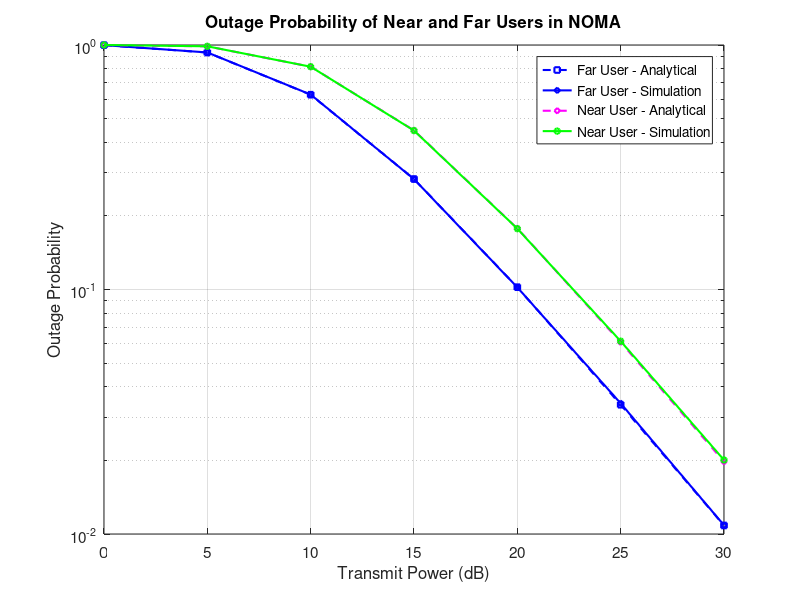

Here is the MATLAB script that generated this plot:
  clc;
clear;
close all;

% System Configuration
N = 1e5;
snr_dB = 0:5:30;
snr_lin = 10.^(snr_dB / 10);

noisePower = 1;

% Power allocation
a_f = 0.85;               % Power to far user
a_n = 1 - a_f;        % Power to near user

% SNR decoding thresholds
threshold_far = 2;
threshold_near = 1;

% Uplink transmit powers
P_uf = 1;
P_un = 1;

% Channel variances
% For Far User
gain_SDf = 1;
gain_UfDf = 1;
gain_UnDf = 1;

% For Near User
gain_SDn = 1;
gain_UfDn = 1;
gain_UnDn = 1;

% Result arrays
outage_far_sim = zeros(size(snr_lin));
outage_far_theory = zeros(size(snr_lin));
outage_near_sim = zeros(size(snr_lin));
outage_near_theory = zeros(size(snr_lin));

% 2) Main SNR Loop 

for idx = 1:length(snr_lin)

    P_bs = snr_lin(idx);
    gamma_bs = P_bs / noisePower;
    gamma_Uf = P_uf / noisePower;
    gamma_Un = P_un / noisePower;

    % Far User
    h1 = sqrt(gain_SDf/2) * (randn(N,1) + 1j*randn(N,1));
    h2 = sqrt(gain_UfDf/2) * (randn(N,1) + 1j*randn(N,1));
    h3 = sqrt(gain_UnDf/2) * (randn(N,1) + 1j*randn(N,1));

    g1 = abs(h1).^2;
    g2 = abs(h2).^2;
    g3 = abs(h3).^2;

    SINR_far = (a_f * gamma_bs .* g1) ./ (a_n * gamma_bs .* g1 + gamma_Uf * g2 + gamma_Un * g3 + 1);
    outage_far_sim(idx) = mean(SINR_far < threshold_far);

    theta_f = threshold_far / ((a_f - threshold_far * a_n) * gamma_bs);
    t1 = gain_SDf + gain_UfDf * gamma_Uf * theta_f;
    t2 = gain_SDf + gain_UnDf * gamma_Un * theta_f;
    outage_far_theory(idx) = 1 - (gain_SDf^2 / (t1 * t2)) * exp(-theta_f / gain_SDf);

    % Near User 
    h4 = sqrt(gain_SDn/2) * (randn(N,1) + 1j*randn(N,1));
    h5 = sqrt(gain_UfDn/2) * (randn(N,1) + 1j*randn(N,1));
    h6 = sqrt(gain_UnDn/2) * (randn(N,1) + 1j*randn(N,1));

    g4 = abs(h4).^2;
    g5 = abs(h5).^2;
    g6 = abs(h6).^2;

    SINR_decode_xf = (a_f * gamma_bs .* g4) ./ (a_n * gamma_bs .* g4 + gamma_Uf * g5 + gamma_Un * g6 + 1);
    SINR_decode_xn = (a_n * gamma_bs .* g4) ./ (gamma_Uf * g5 + gamma_Un * g6 + 1);

    outage_near_sim(idx) = mean((SINR_decode_xf < threshold_far) | (SINR_decode_xn < threshold_near));

    theta1 = threshold_far / (gamma_bs * (a_f - threshold_far * a_n));
    theta2 = threshold_near / (gamma_bs * a_n);
    theta_n = max(theta1, theta2);

    t1_near = gain_SDn + gain_UfDn * gamma_Uf * theta_n;
    t2_near = gain_SDn + gain_UnDn * gamma_Un * theta_n;

    outage_near_theory(idx) = 1 - (gain_SDn^2 / (t1_near * t2_near)) * exp(-theta_n / gain_SDn);
end

% Plotting =
figure;

% Far user
semilogy(snr_dB, outage_far_theory, 'bs--', 'LineWidth', 1.5, 'MarkerSize', 4); hold on;
semilogy(snr_dB, outage_far_sim, 'bd-', 'LineWidth', 1.5, 'MarkerSize', 4);

% Near user
semilogy(snr_dB, outage_near_theory, 'md--', 'LineWidth', 1.5, 'MarkerSize', 4);
semilogy(snr_dB, outage_near_sim, 'go-', 'LineWidth', 1.5, 'MarkerSize', 4);

grid on;
xlabel('Transmit Power (dB)');
ylabel('Outage Probability');
title('Outage Probability of Near and Far Users in NOMA', 'FontSize', 14, 'FontWeight', 'bold');
legend({'Far User - Analytical', 'Far User - Simulation', ...
        'Near User - Analytical', 'Near User - Simulation'}, ...
        'Location', 'best', 'FontSize', 10);
set(gca, 'FontSize', 11);
